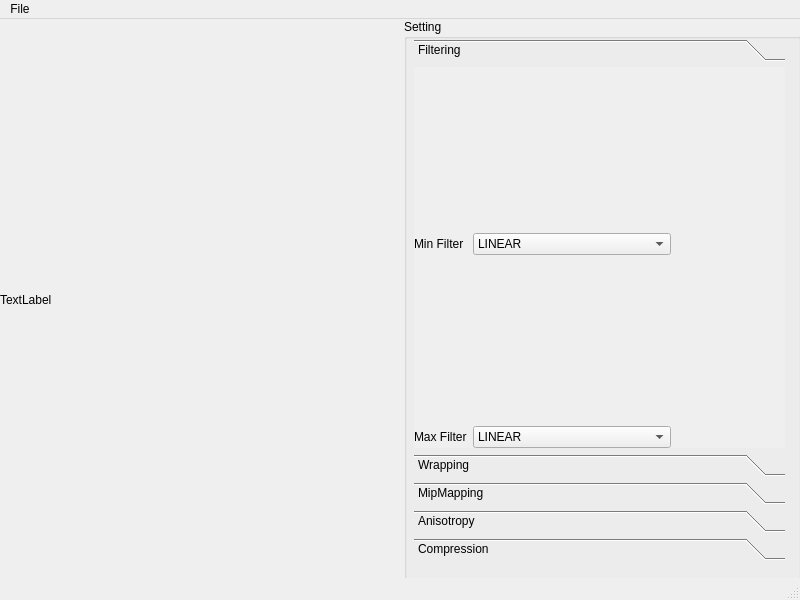
<?xml version="1.0" encoding="UTF-8"?>
<ui version="4.0">
 <class>ImageEditor</class>
 <widget class="QMainWindow" name="ImageEditor">
  <property name="geometry">
   <rect>
    <x>0</x>
    <y>0</y>
    <width>800</width>
    <height>600</height>
   </rect>
  </property>
  <property name="windowTitle">
   <string>MainWindow</string>
  </property>
  <widget class="QWidget" name="centralwidget">
   <widget class="QWidget" name="gridLayoutWidget">
    <property name="geometry">
     <rect>
      <x>0</x>
      <y>0</y>
      <width>801</width>
      <height>561</height>
     </rect>
    </property>
    <layout class="QGridLayout" name="gridLayout">
     <item row="0" column="0">
      <widget class="QLabel" name="label">
       <property name="text">
        <string>TextLabel</string>
       </property>
      </widget>
     </item>
     <item row="0" column="1">
      <widget class="QGroupBox" name="groupBox">
       <property name="title">
        <string>Setting</string>
       </property>
       <widget class="QToolBox" name="toolBox">
        <property name="geometry">
         <rect>
          <x>10</x>
          <y>20</y>
          <width>371</width>
          <height>521</height>
         </rect>
        </property>
        <property name="currentIndex">
         <number>0</number>
        </property>
        <widget class="QWidget" name="page_4">
         <property name="geometry">
          <rect>
           <x>0</x>
           <y>0</y>
           <width>371</width>
           <height>386</height>
          </rect>
         </property>
         <attribute name="label">
          <string>Filtering</string>
         </attribute>
         <widget class="QWidget" name="formLayoutWidget">
          <property name="geometry">
           <rect>
            <x>0</x>
            <y>0</y>
            <width>371</width>
            <height>381</height>
           </rect>
          </property>
          <layout class="QFormLayout" name="formLayout">
           <item row="1" column="0">
            <widget class="QLabel" name="label_2">
             <property name="text">
              <string>Min Filter</string>
             </property>
            </widget>
           </item>
           <item row="1" column="1">
            <widget class="QComboBox" name="MinFilterCombo">
             <property name="sizePolicy">
              <sizepolicy hsizetype="Maximum" vsizetype="Fixed">
               <horstretch>0</horstretch>
               <verstretch>0</verstretch>
              </sizepolicy>
             </property>
             <item>
              <property name="text">
               <string>LINEAR</string>
              </property>
             </item>
             <item>
              <property name="text">
               <string>NEAREST</string>
              </property>
             </item>
             <item>
              <property name="text">
               <string>NEAREST MIPMAP NEAREST</string>
              </property>
             </item>
             <item>
              <property name="text">
               <string>NEAREST MIPMAP LINEAR</string>
              </property>
             </item>
             <item>
              <property name="text">
               <string>LINEAR MIPMAP NEAREST</string>
              </property>
             </item>
             <item>
              <property name="text">
               <string>LINEAR MIPMAP LINEAR</string>
              </property>
             </item>
            </widget>
           </item>
           <item row="3" column="0">
            <widget class="QLabel" name="label_3">
             <property name="text">
              <string>Max Filter</string>
             </property>
            </widget>
           </item>
           <item row="0" column="0">
            <spacer name="verticalSpacer">
             <property name="orientation">
              <enum>Qt::Vertical</enum>
             </property>
             <property name="sizeHint" stdset="0">
              <size>
               <width>20</width>
               <height>40</height>
              </size>
             </property>
            </spacer>
           </item>
           <item row="2" column="0">
            <spacer name="verticalSpacer_2">
             <property name="orientation">
              <enum>Qt::Vertical</enum>
             </property>
             <property name="sizeHint" stdset="0">
              <size>
               <width>20</width>
               <height>40</height>
              </size>
             </property>
            </spacer>
           </item>
           <item row="3" column="1">
            <widget class="QComboBox" name="MagFilterCombo">
             <property name="sizePolicy">
              <sizepolicy hsizetype="Maximum" vsizetype="Fixed">
               <horstretch>0</horstretch>
               <verstretch>0</verstretch>
              </sizepolicy>
             </property>
             <item>
              <property name="text">
               <string>LINEAR</string>
              </property>
             </item>
             <item>
              <property name="text">
               <string>NEAREST</string>
              </property>
             </item>
             <item>
              <property name="text">
               <string>NEAREST MIPMAP NEAREST</string>
              </property>
             </item>
             <item>
              <property name="text">
               <string>NEAREST MIPMAP LINEAR</string>
              </property>
             </item>
             <item>
              <property name="text">
               <string>LINEAR MIPMAP NEAREST</string>
              </property>
             </item>
             <item>
              <property name="text">
               <string>LINEAR MIPMAP LINEAR</string>
              </property>
             </item>
            </widget>
           </item>
          </layout>
         </widget>
        </widget>
        <widget class="QWidget" name="page">
         <property name="geometry">
          <rect>
           <x>0</x>
           <y>0</y>
           <width>371</width>
           <height>386</height>
          </rect>
         </property>
         <attribute name="label">
          <string>Wrapping</string>
         </attribute>
         <widget class="QWidget" name="formLayoutWidget_2">
          <property name="geometry">
           <rect>
            <x>0</x>
            <y>0</y>
            <width>371</width>
            <height>381</height>
           </rect>
          </property>
          <layout class="QFormLayout" name="formLayout_2">
           <item row="0" column="0">
            <spacer name="verticalSpacer_3">
             <property name="orientation">
              <enum>Qt::Vertical</enum>
             </property>
             <property name="sizeHint" stdset="0">
              <size>
               <width>20</width>
               <height>40</height>
              </size>
             </property>
            </spacer>
           </item>
           <item row="1" column="0">
            <widget class="QLabel" name="label_4">
             <property name="text">
              <string>Wrap S</string>
             </property>
            </widget>
           </item>
           <item row="1" column="1">
            <widget class="QComboBox" name="WrapSCombo">
             <property name="sizePolicy">
              <sizepolicy hsizetype="Maximum" vsizetype="Fixed">
               <horstretch>0</horstretch>
               <verstretch>0</verstretch>
              </sizepolicy>
             </property>
             <item>
              <property name="text">
               <string>REPEAT</string>
              </property>
             </item>
             <item>
              <property name="text">
               <string>MIRRORED REPEAT</string>
              </property>
             </item>
             <item>
              <property name="text">
               <string>CLAMP TO EDGE</string>
              </property>
             </item>
             <item>
              <property name="text">
               <string>CLAMP TO BORDER</string>
              </property>
             </item>
            </widget>
           </item>
           <item row="2" column="0">
            <spacer name="verticalSpacer_4">
             <property name="orientation">
              <enum>Qt::Vertical</enum>
             </property>
             <property name="sizeHint" stdset="0">
              <size>
               <width>20</width>
               <height>40</height>
              </size>
             </property>
            </spacer>
           </item>
           <item row="3" column="0">
            <widget class="QLabel" name="label_5">
             <property name="text">
              <string>Wrap T</string>
             </property>
            </widget>
           </item>
           <item row="3" column="1">
            <widget class="QComboBox" name="WrapTCombo">
             <property name="sizePolicy">
              <sizepolicy hsizetype="Maximum" vsizetype="Fixed">
               <horstretch>0</horstretch>
               <verstretch>0</verstretch>
              </sizepolicy>
             </property>
             <item>
              <property name="text">
               <string>REPEAT</string>
              </property>
             </item>
             <item>
              <property name="text">
               <string>MIRRORED REPEAT</string>
              </property>
             </item>
             <item>
              <property name="text">
               <string>CLAMP TO EDGE</string>
              </property>
             </item>
             <item>
              <property name="text">
               <string>CLAMP TO BORDER</string>
              </property>
             </item>
            </widget>
           </item>
          </layout>
         </widget>
        </widget>
        <widget class="QWidget" name="page_2">
         <property name="geometry">
          <rect>
           <x>0</x>
           <y>0</y>
           <width>371</width>
           <height>386</height>
          </rect>
         </property>
         <attribute name="label">
          <string>MipMapping</string>
         </attribute>
         <widget class="QWidget" name="formLayoutWidget_3">
          <property name="geometry">
           <rect>
            <x>0</x>
            <y>0</y>
            <width>371</width>
            <height>381</height>
           </rect>
          </property>
          <layout class="QFormLayout" name="formLayout_3">
           <item row="0" column="0">
            <spacer name="verticalSpacer_5">
             <property name="orientation">
              <enum>Qt::Vertical</enum>
             </property>
             <property name="sizeHint" stdset="0">
              <size>
               <width>20</width>
               <height>40</height>
              </size>
             </property>
            </spacer>
           </item>
           <item row="3" column="0">
            <widget class="QLabel" name="label_6">
             <property name="text">
              <string>Base Level</string>
             </property>
            </widget>
           </item>
           <item row="4" column="0">
            <spacer name="verticalSpacer_6">
             <property name="orientation">
              <enum>Qt::Vertical</enum>
             </property>
             <property name="sizeHint" stdset="0">
              <size>
               <width>20</width>
               <height>40</height>
              </size>
             </property>
            </spacer>
           </item>
           <item row="5" column="0">
            <widget class="QLabel" name="label_7">
             <property name="text">
              <string>Max Level</string>
             </property>
            </widget>
           </item>
           <item row="2" column="0">
            <spacer name="verticalSpacer_7">
             <property name="orientation">
              <enum>Qt::Vertical</enum>
             </property>
             <property name="sizeHint" stdset="0">
              <size>
               <width>20</width>
               <height>40</height>
              </size>
             </property>
            </spacer>
           </item>
           <item row="6" column="0">
            <spacer name="verticalSpacer_8">
             <property name="orientation">
              <enum>Qt::Vertical</enum>
             </property>
             <property name="sizeHint" stdset="0">
              <size>
               <width>20</width>
               <height>40</height>
              </size>
             </property>
            </spacer>
           </item>
           <item row="7" column="0">
            <widget class="QLabel" name="label_9">
             <property name="text">
              <string>Lod Bias</string>
             </property>
            </widget>
           </item>
           <item row="1" column="0">
            <widget class="QCheckBox" name="UseMipMap">
             <property name="text">
              <string>Generate MipMap</string>
             </property>
            </widget>
           </item>
           <item row="3" column="1">
            <widget class="QDoubleSpinBox" name="BaseSpin">
             <property name="sizePolicy">
              <sizepolicy hsizetype="Maximum" vsizetype="Fixed">
               <horstretch>0</horstretch>
               <verstretch>0</verstretch>
              </sizepolicy>
             </property>
            </widget>
           </item>
           <item row="5" column="1">
            <widget class="QDoubleSpinBox" name="MaxSpin">
             <property name="sizePolicy">
              <sizepolicy hsizetype="Maximum" vsizetype="Fixed">
               <horstretch>0</horstretch>
               <verstretch>0</verstretch>
              </sizepolicy>
             </property>
            </widget>
           </item>
           <item row="7" column="1">
            <widget class="QDoubleSpinBox" name="BiasSpin">
             <property name="sizePolicy">
              <sizepolicy hsizetype="Maximum" vsizetype="Fixed">
               <horstretch>0</horstretch>
               <verstretch>0</verstretch>
              </sizepolicy>
             </property>
            </widget>
           </item>
          </layout>
         </widget>
        </widget>
        <widget class="QWidget" name="page_3">
         <property name="geometry">
          <rect>
           <x>0</x>
           <y>0</y>
           <width>371</width>
           <height>386</height>
          </rect>
         </property>
         <attribute name="label">
          <string>Anisotropy</string>
         </attribute>
         <widget class="QWidget" name="formLayoutWidget_4">
          <property name="geometry">
           <rect>
            <x>0</x>
            <y>0</y>
            <width>361</width>
            <height>391</height>
           </rect>
          </property>
          <layout class="QFormLayout" name="formLayout_4">
           <item row="0" column="0">
            <spacer name="verticalSpacer_9">
             <property name="orientation">
              <enum>Qt::Vertical</enum>
             </property>
             <property name="sizeHint" stdset="0">
              <size>
               <width>20</width>
               <height>40</height>
              </size>
             </property>
            </spacer>
           </item>
           <item row="1" column="0">
            <widget class="QCheckBox" name="UseAnisotropy">
             <property name="text">
              <string>Use Anisotropy</string>
             </property>
            </widget>
           </item>
           <item row="2" column="0">
            <spacer name="verticalSpacer_10">
             <property name="orientation">
              <enum>Qt::Vertical</enum>
             </property>
             <property name="sizeHint" stdset="0">
              <size>
               <width>20</width>
               <height>40</height>
              </size>
             </property>
            </spacer>
           </item>
           <item row="3" column="0">
            <widget class="QLabel" name="label_8">
             <property name="text">
              <string>Quantity</string>
             </property>
            </widget>
           </item>
           <item row="3" column="1">
            <widget class="QDoubleSpinBox" name="QuatitySpin">
             <property name="sizePolicy">
              <sizepolicy hsizetype="Maximum" vsizetype="Fixed">
               <horstretch>0</horstretch>
               <verstretch>0</verstretch>
              </sizepolicy>
             </property>
            </widget>
           </item>
          </layout>
         </widget>
        </widget>
        <widget class="QWidget" name="page_5">
         <property name="geometry">
          <rect>
           <x>0</x>
           <y>0</y>
           <width>371</width>
           <height>386</height>
          </rect>
         </property>
         <attribute name="label">
          <string>Compression</string>
         </attribute>
         <widget class="QWidget" name="formLayoutWidget_5">
          <property name="geometry">
           <rect>
            <x>0</x>
            <y>0</y>
            <width>361</width>
            <height>381</height>
           </rect>
          </property>
          <layout class="QFormLayout" name="formLayout_5">
           <item row="0" column="0">
            <spacer name="verticalSpacer_11">
             <property name="orientation">
              <enum>Qt::Vertical</enum>
             </property>
             <property name="sizeHint" stdset="0">
              <size>
               <width>20</width>
               <height>40</height>
              </size>
             </property>
            </spacer>
           </item>
           <item row="1" column="0">
            <widget class="QLabel" name="label_10">
             <property name="text">
              <string>Format</string>
             </property>
            </widget>
           </item>
           <item row="1" column="1">
            <widget class="QComboBox" name="CompressionCombo">
             <property name="sizePolicy">
              <sizepolicy hsizetype="Maximum" vsizetype="Fixed">
               <horstretch>0</horstretch>
               <verstretch>0</verstretch>
              </sizepolicy>
             </property>
             <item>
              <property name="text">
               <string>NONE</string>
              </property>
             </item>
             <item>
              <property name="text">
               <string>RED</string>
              </property>
             </item>
             <item>
              <property name="text">
               <string>RG</string>
              </property>
             </item>
             <item>
              <property name="text">
               <string>RGB</string>
              </property>
             </item>
             <item>
              <property name="text">
               <string>RGBA</string>
              </property>
             </item>
             <item>
              <property name="text">
               <string>SRGB</string>
              </property>
             </item>
             <item>
              <property name="text">
               <string>SRGB_ALPHA</string>
              </property>
             </item>
             <item>
              <property name="text">
               <string>RED_RGTC1</string>
              </property>
             </item>
             <item>
              <property name="text">
               <string>SIGNED_RED_RGTC1</string>
              </property>
             </item>
             <item>
              <property name="text">
               <string>RG_RGTC2</string>
              </property>
             </item>
             <item>
              <property name="text">
               <string>SIGNED_RG_RGTC2</string>
              </property>
             </item>
             <item>
              <property name="text">
               <string>RGBA_BPTC_UNORM</string>
              </property>
             </item>
             <item>
              <property name="text">
               <string>SRGB_ALPHA_BPTC_UNORM</string>
              </property>
             </item>
             <item>
              <property name="text">
               <string>RGB_BPTC_SIGNED_FLOAT</string>
              </property>
             </item>
             <item>
              <property name="text">
               <string>RGB_BPTC_UNSIGNED_FLOAT</string>
              </property>
             </item>
             <item>
              <property name="text">
               <string>RGB8_ETC2</string>
              </property>
             </item>
             <item>
              <property name="text">
               <string>SRGB8_ETC2</string>
              </property>
             </item>
             <item>
              <property name="text">
               <string>RGB8_PUNCHTHROUGH_ALPHA1_ETC2</string>
              </property>
             </item>
             <item>
              <property name="text">
               <string>SRGB8_PUNCHTHROUGH_ALPHA1_ETC2</string>
              </property>
             </item>
             <item>
              <property name="text">
               <string>RGB8_ETC2_EAC</string>
              </property>
             </item>
             <item>
              <property name="text">
               <string>SRGB8_ALPHA8_ETC2_EAC</string>
              </property>
             </item>
             <item>
              <property name="text">
               <string>R11_EAC</string>
              </property>
             </item>
             <item>
              <property name="text">
               <string>SIGNED_R11_EAC</string>
              </property>
             </item>
             <item>
              <property name="text">
               <string>RG11_EAC</string>
              </property>
             </item>
             <item>
              <property name="text">
               <string>SIGNED_RG11_EAC</string>
              </property>
             </item>
            </widget>
           </item>
          </layout>
         </widget>
        </widget>
       </widget>
      </widget>
     </item>
    </layout>
   </widget>
  </widget>
  <widget class="QMenuBar" name="menubar">
   <property name="geometry">
    <rect>
     <x>0</x>
     <y>0</y>
     <width>800</width>
     <height>21</height>
    </rect>
   </property>
   <widget class="QMenu" name="menuFile">
    <property name="title">
     <string>File</string>
    </property>
    <addaction name="actionSave"/>
   </widget>
   <addaction name="menuFile"/>
  </widget>
  <widget class="QStatusBar" name="statusbar"/>
  <action name="actionSave">
   <property name="text">
    <string>Save</string>
   </property>
  </action>
 </widget>
 <resources/>
 <connections/>
</ui>
